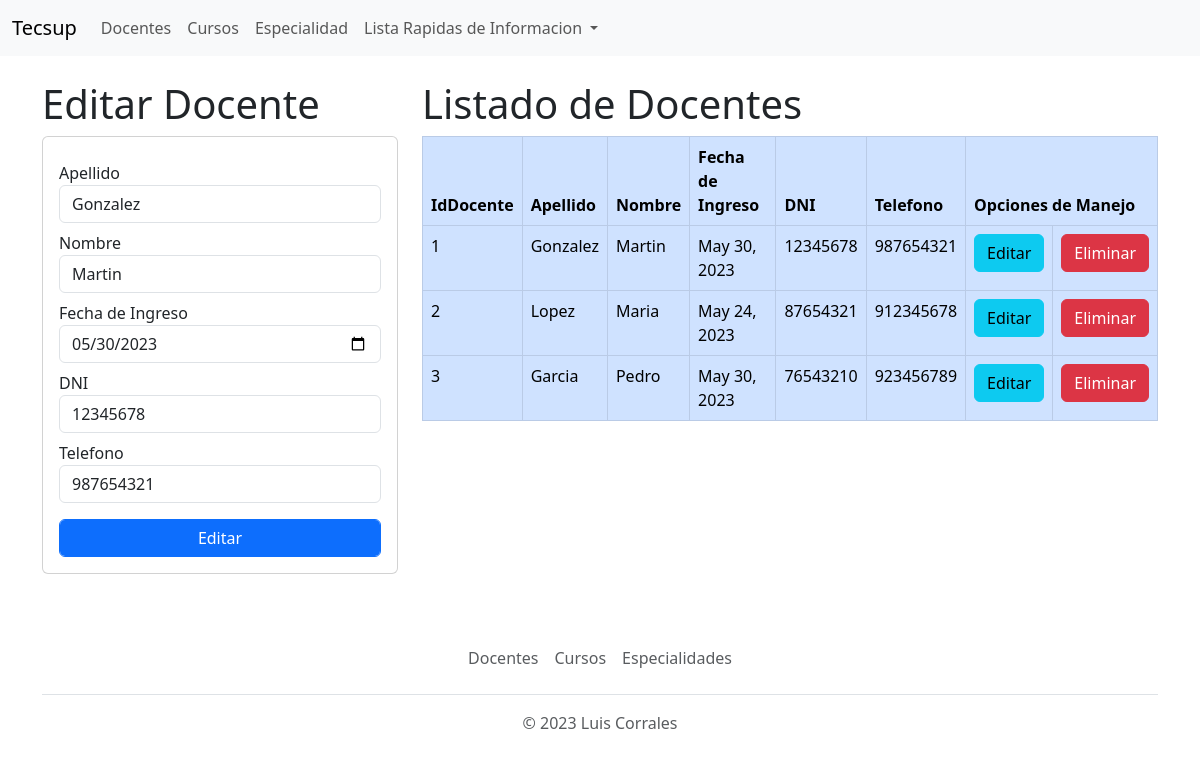
Page /editardocente/1 (signed in) on the committed database.
### Aplicaciones/Academico/models.py (models this page shows, shortened)
class Docente(models.Model):
    idDocente = models.CharField(primary_key=True, max_length=6)
    apellido = models.CharField(max_length=50)
    nombre = models.CharField(max_length=50)
    fingreso = models.DateField()
    dni = models.CharField(max_length=8)
    telefono = models.CharField(max_length=9)

### Aplicaciones/Academico/views.py (the view)
# urls.py: path('editardocente/<idDocente>', views.editardocente, name='editardocente'),
@login_required(login_url='Academico:login')
def editardocente (request, idDocente):
    docenteselec = Docente.objects.get(idDocente=idDocente)
    docentesListado = Docente.objects.all()
    context = {'docenteselec': docenteselec, 'docentes': docentesListado}
    return render(request, 'EditarDocente.html', context)

### Aplicaciones/Academico/Templates/EditarDocente.html (shortened to what this page needs)
{%extends 'base.html'%}
{%block body%}
<div class="row">
    <div class="col-sm-12 col-md-6 col-lg-4 col-xl-4">
        <h1>Editar Docente</h1>
        <div class="card">
            <div class="card-body">
                <form action="/actualizardocente" method="POST">
                    <div class="form-group mt-2">
                        <label for="txtapellido">Apellido</label>
                        <input type="text" name="txtapellido" value="{{docenteselec.apellido}}" class="form-control">
                    </div>
                    <div class="form-group mt-2">
                        <label for="txtnombre">Nombre</label>
                        <input type="text" name="txtnombre" value="{{docenteselec.nombre}}" class="form-control">
                    </div>
                    <div class="form-group mt-2">
                        <label for="txtfingreso">Fecha de Ingreso</label>
                        <input type="date" name="txtfingreso" value="{{ docenteselec.fingreso|date:'Y-m-d' }}" class="form-control">
                    </div>
                    <div class="form-group mt-2">
                        <label for="txtdni">DNI</label>
                        <input type="text" name="txtdni" value="{{docenteselec.dni}}" class="form-control">
                    </div>
                    <div class="form-group mt-2">
                        <label for="txttelefono">Telefono</label>
                        <input type="text" name="txttelefono" value="{{docenteselec.telefono}}" class="form-control">
                    </div>
                    <div class="form-group mt-3">
                        <button type="submit" class="btn btn-primary form-control" name="btnEditar">Editar</button>
                    </div>
                </form>
            </div>
        </div>
    </div>
    <div class="col-sm-12 col-md-6 col-lg-8 col-xl-8">
        <h1>Listado de Docentes</h1>
        <div class = "table-respnsive py2">
            <table class="table table-hover table-bordered table-primary">
                <thead>
                    <tr>
                        <th>IdDocente</th>
                        <th>Apellido</th>
                        <th>Nombre</th>
                        <th>Fecha de Ingreso</th>
                        <th>DNI</th>
                        <th>Telefono</th>
                        <th colspan="2">Opciones de Manejo</th>
                    </tr>
                </thead>
                <tbody>
                    {%for docente in docentes%}
                    <tr>
                        <td>{{docente.idDocente}}</td>
                        <td>{{docente.apellido}}</td>
                        <td>{{docente.nombre}}</td>
                        <td>{{docente.fingreso}}</td>
                        <td>{{docente.dni}}</td>
                        <td>{{docente.telefono}}</td>
                        <td>
                            <a href="{%url 'Academico:editardocente' docente.idDocente%}" class="btn btn-info">Editar</a>
                        </td>
                        <td>
                            <a href="{%url 'Academico:eliminardocente' docente.idDocente%}" class="btn btn-danger">Eliminar</a>
                        </td>
                    </tr>
                    {%endfor%}
                </tbody>
            </table>
        </div>
    </div>
</div>
{%endblock%}

### rows in the picture
Docente: txtapellido "Gonzalez", txtnombre "Martin", txtfingreso "05/30/2023", txtdni "12345678", txttelefono "987654321", idDocente "1", apellido "Gonzalez", nombre "Martin", fingreso "May 30, 2023", dni "12345678", telefono "987654321"
Docente: idDocente "2", apellido "Lopez", nombre "Maria", fingreso "May 24, 2023", dni "87654321", telefono "912345678"
Docente: idDocente "3", apellido "Garcia", nombre "Pedro", fingreso "May 30, 2023", dni "76543210", telefono "923456789"
